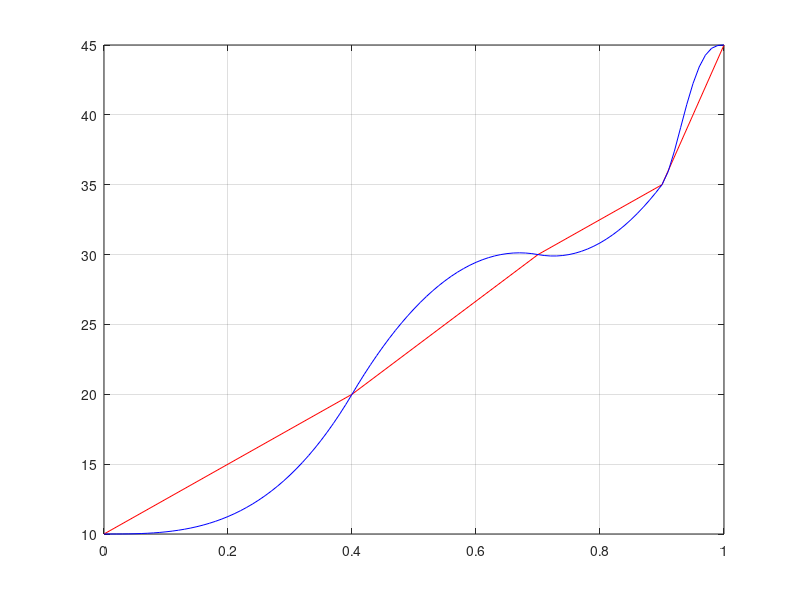
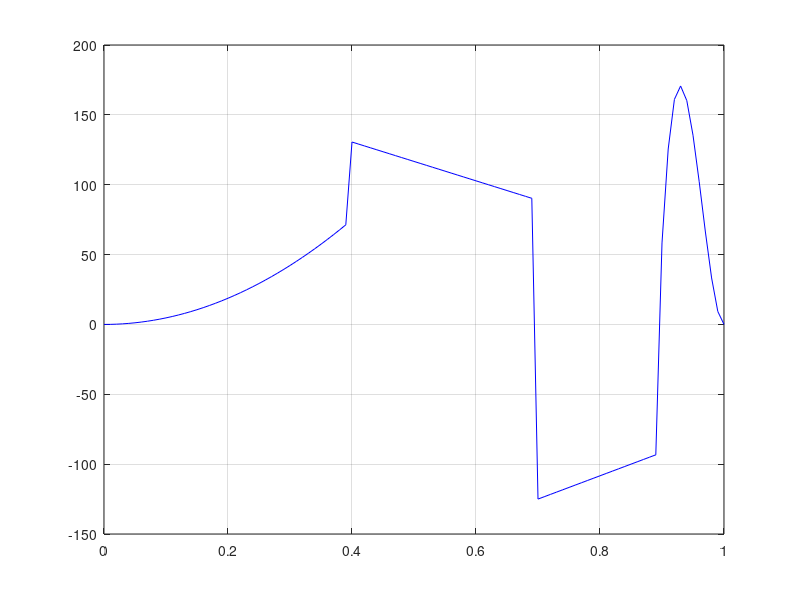

These figures' MATLAB source, in order:
clear all
close all
clc


t = [0 0.4 0.7 0.9 1];

qq = [10; 20; 30; 35; 45];

n = length(t);

dqi = 0;
ddqi = 0;

H1 = [1     t(1)   (t(1))^2   (t(1))^3;
      0     1   2*(t(1))   3*(t(1))^2;
      0     0   2   6*(t(1));
      1     t(2)   (t(2))^2   (t(2))^3];

Y1 = [qq(1,1); dqi; ddqi; qq(2,1)];

cof1 = inv(H1)*Y1

%dq(1) = qq(1,1) + 3*(qq(2,1)-qq(1,1))/(t(2)-t(1));

dq(1) = 0 + 1*cof1(2,1) + 2*(t(2))*cof1(3,1) + 3*(t(2))^2*cof1(4,1);



    H2 = [1 t(2) t(2)^2;
         0  1  2*t(2);
         1  t(3)  t(3)^2];

    Y2 = [qq(2); dq(1); qq(3)];

    cof2 = inv(H2)*Y2

    dq(2) = 0 + 1*cof2(2,1) + 2*(t(3))*cof2(3,1);

    H3 = [1 t(3) t(3)^2;
         0  1  2*t(3);
         1  t(4)  t(4)^2];

    Y3 = [qq(3); dq(2); qq(4)];

    cof3 = inv(H3)*Y3

    dq(3) = 0 + 1*cof3(2,1) + 2*(t(4))*cof3(3,1) 


Hn = [1 t(n-1) t(n-1)^2 t(n-1)^3 t(n-1)^4;
      0 1 2*t(n-1) 3*t(n-1)^2 4*t(n-1)^3;
      1 t(n) t(n)^2 t(n)^3 t(n)^4;
      0 1 2*t(n) 3*t(n)^2 4*t(n)^3;
      0 0 2 6*t(n) 12*t(n)^2];

%dq(n-1) = cof(2,n-2) + 2*cof(3,n-2)*t(n-1)

Yn = [qq(n-1,1); dq(3); qq(n,1); 0; 0];

cofn = inv(Hn)*Yn

timp = 0:0.01:1;


for i = 1:length(timp)

    if timp(i) < t(2)

        qq1(i) = [1     timp(i)   timp(i)^2   timp(i)^3]*cof1;
        dq1(i) = [0     1   2*timp(i)   3*timp(i)^2]*cof1;
        ddq1(i) = [0     0   2   6*timp(i)]*cof1;


    elseif timp(i) >= t(2) && timp(i) < t(3) 

        qq1(i) = [1     timp(i)   timp(i)^2]*cof2;
        dq1(i) = [0     1   timp(i)]*cof2;


    elseif timp(i) >= t(3) && timp(i) < t(4) 
    
        qq1(i) = [1     timp(i)   timp(i)^2]*cof3;
        dq1(i) = [0     1   timp(i)]*cof3;

    elseif timp(i) >= t(4) 

        qq1(i) = [1 timp(i) timp(i)^2 timp(i)^3 timp(i)^4]*cofn;
        dq1(i) = [0 1 2*timp(i) 3*timp(i)^2 4*timp(i)^3]*cofn;
        ddq1(i) = [0 0 2 6*timp(i) 12*timp(i)^2]*cofn;

    end

end



plot(t,qq(:,1),'r')
hold on
grid on
plot(timp,qq1,'b')
figure
plot(timp,dq1,'b')
grid on
%plot(vq1,'g')
%plot(aq1,'y')



